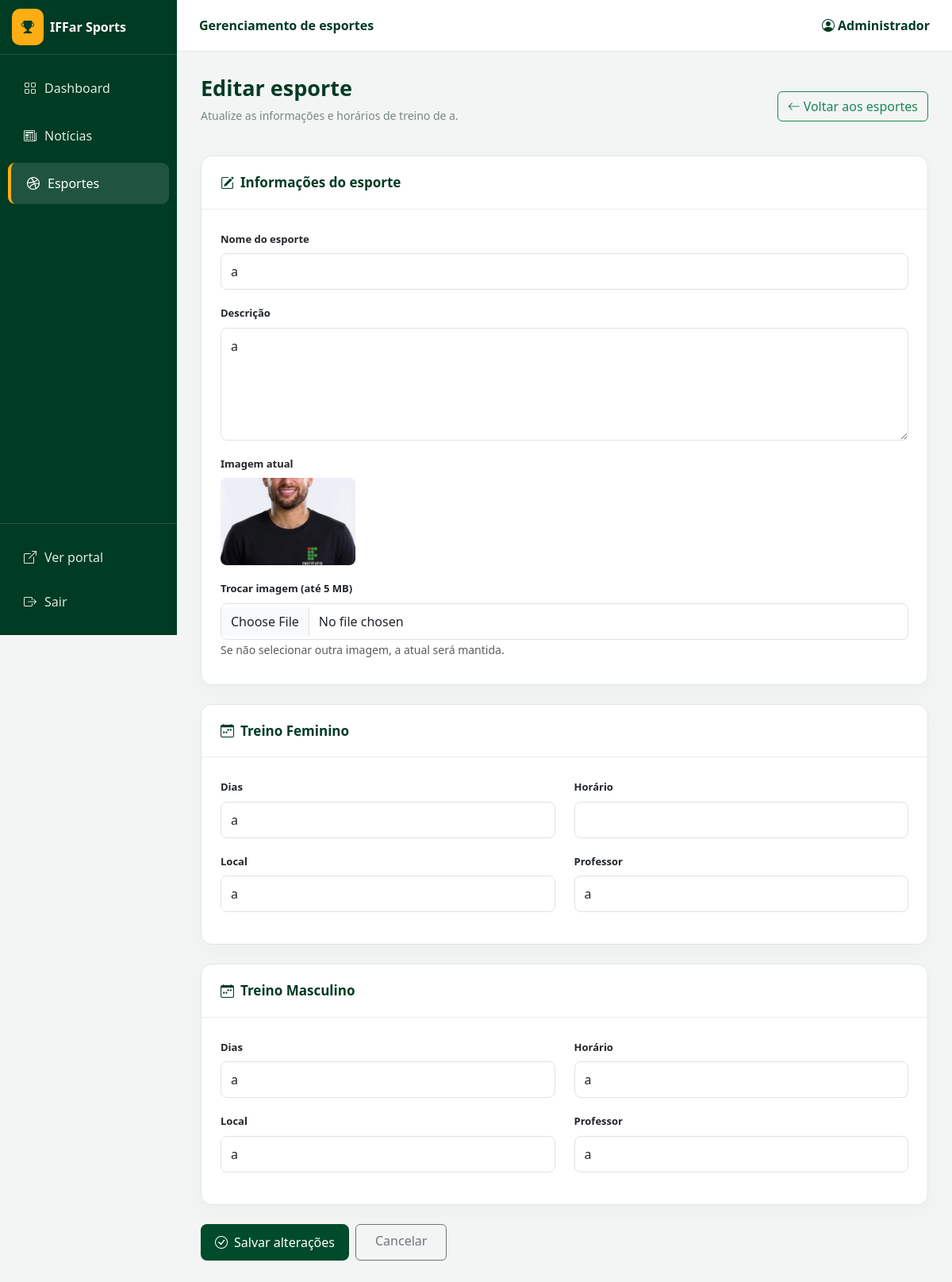
The app's page /admin/editar_esporte.php?id=4 (signed in) with its own data.
### tables this page shows
CREATE TABLE IF NOT EXISTS `esportes` (
  `id_esporte` int NOT NULL AUTO_INCREMENT,
  `nome` varchar(100) NOT NULL,
  `imagem` varchar(255) DEFAULT NULL,
  `descricao` text,
  `feminino_dias` varchar(100) DEFAULT NULL,
  `feminino_horario` varchar(50) DEFAULT NULL,
  `feminino_local` varchar(100) DEFAULT NULL,
  `feminino_professor` varchar(100) DEFAULT NULL,
  `masculino_dias` varchar(100) DEFAULT NULL,
  `masculino_horario` varchar(50) DEFAULT NULL,
  `masculino_local` varchar(100) DEFAULT NULL,
  `masculino_professor` varchar(100) DEFAULT NULL,
  PRIMARY KEY (`id_esporte`)
);

### admin/editar_esporte.php (the view, shortened to what this page needs)
<?php
function limpar($valor) { return htmlspecialchars((string)($valor ?? ''), ENT_QUOTES, 'UTF-8'); }
$id = filter_input(INPUT_GET, 'id', FILTER_VALIDATE_INT);
try {
    $conexao = new mysqli('localhost', 'root', '', 'iffar_sports3');
    $conexao->set_charset('utf8mb4');
    $stmt = $conexao->prepare('SELECT * FROM esportes WHERE id_esporte = ?');
    $stmt->bind_param('i', $id);
    $stmt->execute();
    $esporte = $stmt->get_result()->fetch_assoc();
    $valores = $esporte;
} catch (Throwable $ex) {
    http_response_code(500);
    echo '<div style="font:16px Arial;padding:24px"><h2>Erro ao editar esporte</h2><p>' . limpar($ex->getMessage()) . '</p></div>';
    exit;
}
?>
<!DOCTYPE html>
<html lang="pt-BR">
<head>
<link href="https://cdn.jsdelivr.net/npm/bootstrap@5.3.8/dist/css/bootstrap.min.css" rel="stylesheet">
<link href="https://cdn.jsdelivr.net/npm/bootstrap-icons@1.13.1/font/bootstrap-icons.min.css" rel="stylesheet">
</head>
<body>
<aside class="sidebar">
    <div class="marca"><i class="bi bi-trophy-fill"></i><span>IFFar Sports</span></div>
    <a class="menu mt-3" href="index.php"><i class="bi bi-grid"></i><span>Dashboard</span></a>
    <a class="menu" href="noticiascrud.php"><i class="bi bi-newspaper"></i><span>Notícias</span></a>
    <a class="menu ativo" href="esportescrud.php"><i class="bi bi-dribbble"></i><span>Esportes</span></a>
    <div class="rodape-menu">
        <a class="menu" href="../index.php"><i class="bi bi-box-arrow-up-right"></i><span>Ver portal</span></a>
        <a class="menu" href="../logout.php"><i class="bi bi-box-arrow-right"></i><span>Sair</span></a>
    </div>
</aside>
<div class="principal">
    <header class="topo">Gerenciamento de esportes <span class="float-end"><i class="bi bi-person-circle"></i> Administrador</span></header>
    <main class="conteudo">
        <div class="d-flex justify-content-between align-items-center flex-wrap gap-2">
            <div><h1>Editar esporte</h1><p class="subtitulo">Atualize as informações e horários de treino de <?= limpar($esporte['nome']) ?>.</p></div>
            <a href="esportescrud.php" class="btn btn-outline-success"><i class="bi bi-arrow-left me-1"></i>Voltar aos esportes</a>
        </div>
        <form method="POST" enctype="multipart/form-data">
            <section class="painel">
                <div class="painel-titulo"><i class="bi bi-pencil-square me-2"></i>Informações do esporte</div>
                <div class="painel-corpo">
                    <div class="mb-3"><label class="form-label" for="nome">Nome do esporte</label><input id="nome" type="text" name="nome" class="form-control" value="<?= limpar($valores['nome']) ?>" required></div>
                    <div class="mb-3"><label class="form-label" for="descricao">Descrição</label><textarea id="descricao" name="descricao" rows="5" class="form-control"><?= limpar($valores['descricao']) ?></textarea></div>
                    <div class="mb-3">
                        <label class="form-label">Imagem atual</label>
                        <div><?php if (!empty($esporte['imagem'])): ?><img class="capa" src="../<?= limpar($esporte['imagem']) ?>" alt="Imagem atual do esporte"><?php else: ?><span class="text-muted">Sem imagem cadastrada.</span><?php endif; ?></div>
                    </div>
                    <div class="mb-2"><label class="form-label" for="imagem">Trocar imagem (até 5 MB)</label><input id="imagem" type="file" name="imagem" accept="image/jpeg,image/png,image/webp" class="form-control"><small class="text-muted">Se não selecionar outra imagem, a atual será mantida.</small><div><img id="preview" alt="Prévia da nova imagem"></div></div>
                </div>
            </section>
            <?php foreach (['feminino' => 'Feminino', 'masculino' => 'Masculino'] as $prefixo => $titulo): ?>
            <section class="painel">
                <div class="painel-titulo"><i class="bi bi-calendar-week me-2"></i>Treino <?= $titulo ?></div>
                <div class="painel-corpo"><div class="row">
                    <?php foreach (['dias'=>'Dias', 'horario'=>'Horário', 'local'=>'Local', 'professor'=>'Professor'] as $sufixo => $rotulo): $campo = $prefixo . '_' . $sufixo; ?>
                    <div class="col-md-6 mb-3"><label class="form-label" for="<?= $campo ?>"><?= $rotulo ?></label><input type="text" id="<?= $campo ?>" name="<?= $campo ?>" class="form-control" value="<?= limpar($valores[$campo]) ?>"></div>
                    <?php endforeach; ?>
                </div></div>
            </section>
            <?php endforeach; ?>
            <div class="d-flex gap-2 mt-4 mb-4 flex-wrap">
                <button type="submit" name="editar" value="1" class="btn-verde"><i class="bi bi-check-circle me-2"></i>Salvar alterações</button>
                <a href="esportescrud.php" class="btn btn-outline-secondary px-4 py-2">Cancelar</a>
            </div>
        </form>
    </main>
</div>
</body>
</html>

### admin/editar_esporte.php (style rules this page uses)
:root { --verde:#004b2c; --escuro:#003b23; --laranja:#ffad14; }
body { background:#f3f5f4; font-family:'Segoe UI',Arial,sans-serif; }
.sidebar { width:223px; height:100vh; position:fixed; background:var(--escuro); color:white; display:flex; flex-direction:column; }
.marca { padding:22px 15px; border-bottom:1px solid #ffffff25; font-weight:bold; }
.marca i { background:var(--laranja); color:var(--escuro); padding:12px; border-radius:10px; margin-right:8px; }
.menu { color:#dcece2; text-decoration:none; display:block; padding:14px 20px; margin:4px 10px; border-radius:9px; }
.menu i { margin-right:10px; }
.menu:hover,.menu.ativo { background:#ffffff20; color:white; }
.menu.ativo { border-left:4px solid var(--laranja); }
.rodape-menu { margin-top:auto; border-top:1px solid #ffffff25; padding:12px 0; }
.principal { margin-left:223px; }
.topo { background:white; border-bottom:1px solid #e1e8e3; padding:20px 28px; color:var(--escuro); font-weight:600; }
.conteudo { padding:30px; max-width:1450px; margin:auto; }
h1 { color:var(--escuro); font-size:27px; font-weight:750; }
.subtitulo { color:#78877e; font-size:14px; }
.painel { background:white; border:1px solid #e0e8e2; border-radius:14px; margin-top:24px; overflow:hidden; box-shadow:0 8px 25px #003b2308; }
.painel-titulo { padding:20px 24px; border-bottom:1px solid #e9eeea; font-size:17px; font-weight:700; color:var(--escuro); }
.painel-corpo { padding:24px; }
.form-label { font-size:13px; font-weight:600; }
.form-control,.form-select { border-radius:8px; padding:10px 12px; }
.btn-verde { background:var(--verde); color:white; border:0; border-radius:8px; padding:11px 18px; }
.capa { width:170px; height:110px; object-fit:cover; border-radius:8px; }

### records on screen
esportes: nome "a", descricao "a", imagem (picture), feminino_dias "a", feminino_local "a", feminino_professor "a", masculino_dias "a", masculino_horario "a", masculino_local "a", masculino_professor "a"

### other values on screen
$titulo "Feminino"
$rotulo "Dias"
$rotulo "Horário"
$rotulo "Local"
$rotulo "Professor"
$titulo "Masculino"
